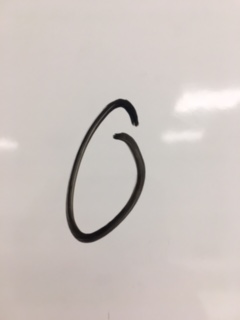
#> input picture digits/0IMG_0332.JPG, 240 x 320 px, found by its file name
$ python -i preprocess.py   (imports and definitions only)   (older library calls are emulated)
#> lines starting #> are read from the running program, lines starting #| are printed output that depends on the picture; after the words box and inside, x2 and y2 are one past the last pixel; in counts of white or black regions, pixels touching at a corner belong together
import sys
import os
import matplotlib.pyplot as plt
from cv2 import cv2
import keras
import numpy as np
from keras.preprocessing import image
import math
from scipy import ndimage

# [53 lines left out: functions weighted_class, show_result, not called in this run]

def decide(filename):
    # reading image to grayscale
#> called with filename = '../digits/0IMG_0332.JPG'
    gray = cv2.imread(f"/content/mnistcnn/digits/{filename}", 0)
#> gray: shape (320, 240); min 15, max 253, mean 197.7

    # dilate img
    dilated_gray = cv2.dilate(gray, np.ones((7,7), np.uint8))
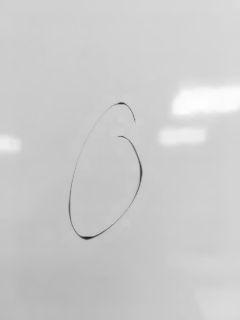
#> dilated_gray: shape (320, 240); min 36, max 253, mean 204

    # median blur the dilated img to further suppress detail
    bg_gray = cv2.medianBlur(dilated_gray, 21)

    # calculate difference between gray(original img) and bg_gray.
    # identical pixels will be black(close to 0 difference), the digits details will be white(large difference).
    diff_gray = 255 - cv2.absdiff(gray, bg_gray)
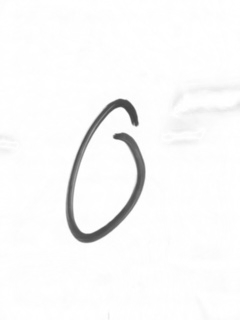
#> diff_gray: shape (320, 240); min 68, max 255, mean 248.5

    # normalize the image, so that we use the full dynamic range.
    norm_gray = diff_gray.copy()
    cv2.normalize(diff_gray, norm_gray, alpha=0, beta=255, norm_type=cv2.NORM_MINMAX, dtype=cv2.CV_8UC1)
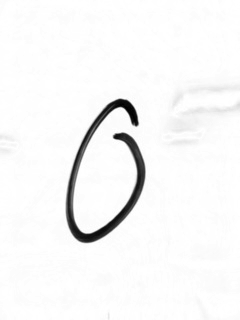
#> norm_gray: shape (320, 240); min 0, max 255, mean 246.2

    # now the image is still gray in some areas, so we truncate that away and re-normalize the image.
    _, thr_gray = cv2.threshold(norm_gray, 253, 0, cv2.THRESH_TRUNC)
    cv2.normalize(thr_gray, thr_gray, alpha=0, beta=255, norm_type=cv2.NORM_MINMAX, dtype=cv2.CV_8UC1)

    # inverting color and rezising image to 112x112
    gray1 = cv2.resize(255-thr_gray, (112, 112), interpolation=cv2.INTER_AREA)
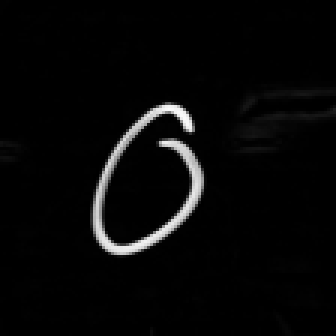
#> gray1: shape (112, 112) (shown 3 times larger); min 0, max 251, mean 7.7

    # we have variables gray and gray2 to differentiate between two ways of thresholding.
    # Alnet-2.0 will make predictions on both of these, and combine the two to get our resulting classification.
    gray = cv2.adaptiveThreshold(gray1, 255, cv2.ADAPTIVE_THRESH_GAUSSIAN_C, cv2.THRESH_BINARY_INV, 7, 3)
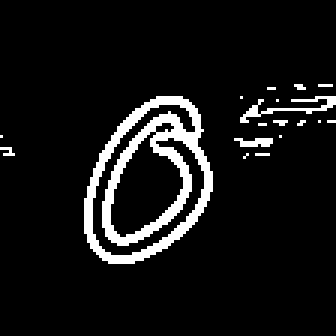
#> gray: shape (112, 112) (shown 3 times larger); 7.9% white; 18 white regions (15 under 20 px), largest, box (x1, y1, x2, y2) and area: (28, 32, 71, 88) 838, (80, 32, 112, 41) 75, (78, 46, 91, 49) 29
    (thresh, gray2) = cv2.threshold(gray1, 128, 255, cv2.THRESH_BINARY | cv2.THRESH_OTSU)
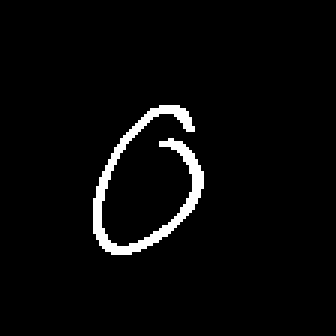
#> gray2: shape (112, 112) (shown 3 times larger); 3.3% white; 1 white region, box (x1, y1, x2, y2) and area: (31, 35, 68, 85) 417
#> thresh = 96

    # converting PIL image to numpy array

#> (the run stopped early here; a loop or call above may not have finished)

$ run again, on digits/0IMG_0333.JPG
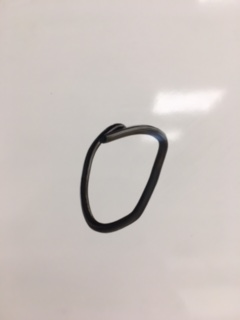
#> input picture digits/0IMG_0333.JPG, 240 x 320 px, found by its file name
#> in decide, `gray = cv2.adaptiveThreshold(gray1, 255, cv2.ADAPTIVE_THRESH_GAUSSIAN_..`:
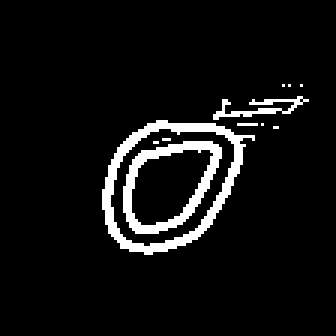
#> gray: shape (112, 112) (shown 3 times larger); 6.6% white; 11 white regions (8 under 20 px), largest, box (x1, y1, x2, y2) and area: (34, 40, 85, 85) 432, (41, 47, 74, 78) 294, (71, 32, 103, 40) 82
#> in decide, `(thresh, gray2) = cv2.threshold(gray1, 128, 255, cv2.THRESH_BINARY | c..`:
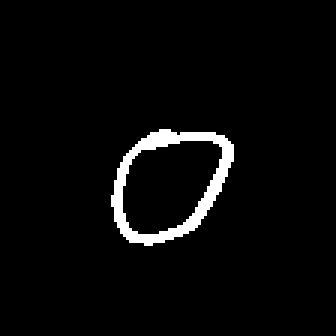
#> gray2: shape (112, 112) (shown 3 times larger); 3.4% white; 1 white region, box (x1, y1, x2, y2) and area: (37, 43, 78, 82) 425
#> thresh = 100

$ run again, on digits/1IMG_0330.JPG
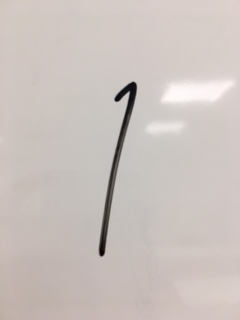
#> input picture digits/1IMG_0330.JPG, 240 x 320 px, found by its file name
#> in decide, `gray = cv2.adaptiveThreshold(gray1, 255, cv2.ADAPTIVE_THRESH_GAUSSIAN_..`:
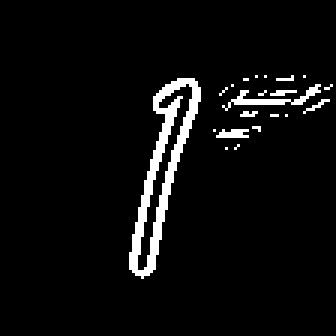
#> gray: shape (112, 112) (shown 3 times larger); 4.9% white in thin lines or dots, all inside (x1, y1, x2, y2) = (43, 25, 111, 93)
#> in decide, `(thresh, gray2) = cv2.threshold(gray1, 128, 255, cv2.THRESH_BINARY | c..`:
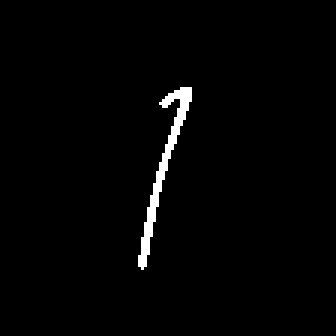
#> gray2: shape (112, 112) (shown 3 times larger); 1.6% white; 1 white region, box (x1, y1, x2, y2) and area: (46, 29, 64, 90) 205
#> thresh = 87

$ run again, on digits/1IMG_0336.JPG
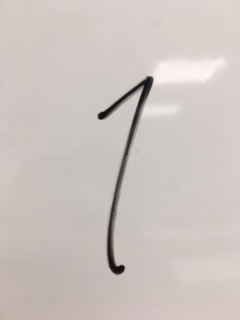
#> input picture digits/1IMG_0336.JPG, 240 x 320 px, found by its file name
#> in decide, `gray = cv2.adaptiveThreshold(gray1, 255, cv2.ADAPTIVE_THRESH_GAUSSIAN_..`:
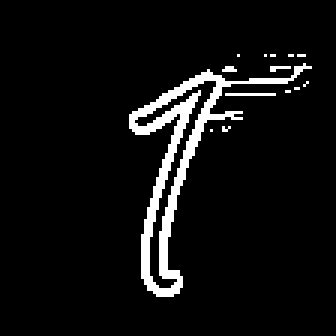
#> gray: shape (112, 112) (shown 3 times larger); 6.2% white; 14 white regions (13 under 20 px), largest, box (x1, y1, x2, y2) and area: (43, 21, 104, 99) 719
#> in decide, `(thresh, gray2) = cv2.threshold(gray1, 128, 255, cv2.THRESH_BINARY | c..`:
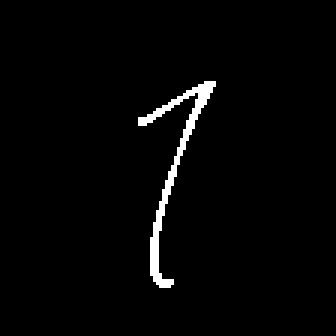
#> gray2: shape (112, 112) (shown 3 times larger); 2.1% white in thin lines or dots, all inside (x1, y1, x2, y2) = (46, 27, 72, 96)
#> thresh = 85
